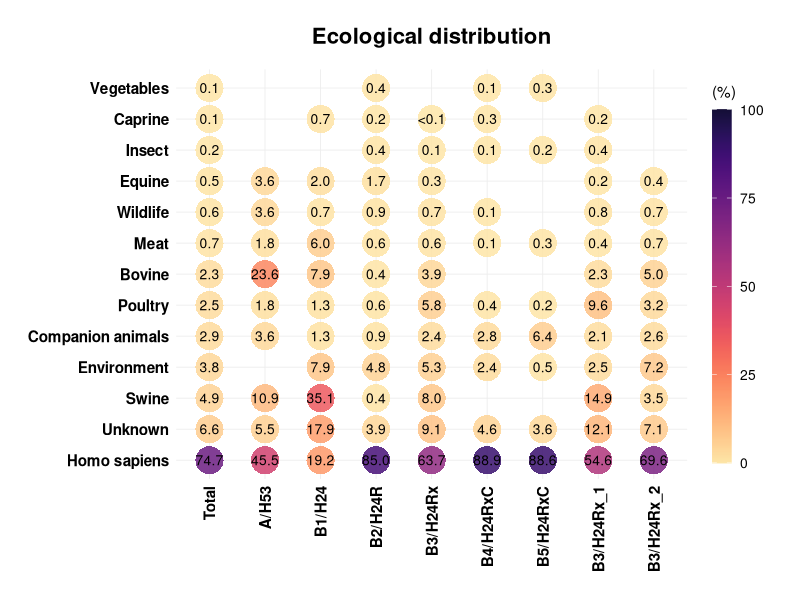

Write R code to recreate this figure.
# Dot Heatmap of Ecological Distribution
#
# Purpose: Generate a dot-based heatmap to visualize the ecological distribution of different genotypes across host sources. Circle color represents percentage values, while circle size is kept constant for clarity.
#
# Dependencies:
#   - tidyverse
#   - ggplot2
#   - viridis
#   - RColorBrewer
#   - scales
#
# Input:
#   - "Heatmap_data.csv" with columns:
#       Type        (genotype / clone category)
#       Source      (host or ecological source)
#       Percentage  (percentage value, 0–100)
#
# =========================================================
# 1. Load required packages
# =========================================================
required_packages <- c("tidyverse", "ggplot2", "viridis", "RColorBrewer", "scales")
new_packages <- required_packages[
  !required_packages %in% installed.packages()[, "Package"]
]

if (length(new_packages)) {
  install.packages(new_packages)
}

library(tidyverse)
library(ggplot2)
library(viridis)
library(RColorBrewer)
library(scales)

# =========================================================
# 2. Data preparation
# =========================================================
# Read input data
data <- read.csv("Heatmap_data.csv", stringsAsFactors = FALSE)

# Process data (retain Total category)
heatmap_data <- data %>%
  mutate(
    # Percentage column is already scaled from 0 to 100
    Percent = Percentage,
    
    # Define genotype order (Total placed first)
    Type = factor(
      Type,
      levels = c(
        "Total", "A/H53", "B1/H24", "B2/H24R",
        "B3/H24Rx", "B4/H24RxC", "B5/H24RxC",
        "B3/H24Rx_1", "B3/H24Rx_2"
      )
    ),
    
    # Convert source to factor (ordering defined below)
    Source = factor(Source)
  )

# =========================================================
# 3. Reorder sources based on Total percentage
# =========================================================
# Determine source order by descending Total percentage
total_order <- heatmap_data %>%
  filter(Type == "Total") %>%
  arrange(desc(Percent)) %>%
  pull(Source)

# Apply source ordering
heatmap_data$Source <- factor(heatmap_data$Source, levels = total_order)

# Inspect data range and structure
cat("Data dimensions:", dim(heatmap_data), "\n")
cat("Genotype levels:", levels(heatmap_data$Type), "\n")
cat("Number of sources:", length(levels(heatmap_data$Source)), "\n")
cat(
  "Percentage range:",
  sprintf(
    "%.2f%% to %.2f%%",
    min(heatmap_data$Percent, na.rm = TRUE),
    max(heatmap_data$Percent, na.rm = TRUE)
  ),
  "\n\n"
)

# =========================================================
# 4. Create dot heatmap
# =========================================================
p1 <- ggplot(heatmap_data, aes(x = Type, y = Source)) +
  # Draw circles with uniform size; color encodes percentage
  geom_point(
    aes(color = Percent),
    size = 9.5,
    shape = 19,
    alpha = 0.85,
    stroke = 0
  ) +
  
  # Add numeric labels inside circles
  geom_text(
    aes(
      label = ifelse(
        Percent >= 1,
        sprintf("%.1f", Percent),
        ifelse(
          Percent >= 0.1,
          sprintf("%.1f", Percent),
          ifelse(Percent > 0, "<0.1", "0.0")
        )
      )
    ),
    color = "black",
    size = 3.5
  ) +
  
  # Color scale using viridis (magma palette)
  scale_color_viridis(
    option = "magma",
    name = "(%)",
    limits = c(0, 100),
    direction = -1,   # High values brighter, low values darker
    begin = 0.1,
    end = 0.95,
    na.value = "black"
  ) +
  
  # Theme and layout
  theme_minimal(base_size = 12) +
  theme(
    axis.text.x = element_text(
      face = "bold",
      angle = 90,
      hjust = 1,
      vjust = 0.5,
      size = 11,
      color = "black"
    ),
    axis.text.y = element_text(
      face = "bold",
      size = 11,
      color = "black"
    ),
    axis.title = element_blank(),
    panel.grid.major = element_line(color = "gray93", linewidth = 0.3),
    panel.grid.minor = element_blank(),
    legend.position = "right",
    legend.key.height = unit(1.8, "cm"),
    legend.key.width = unit(0.5, "cm"),
    legend.title = element_text(size = 11, vjust = 0.8),
    legend.text = element_text(size = 10, color = "black"),
    plot.title = element_text(
      face = "bold",
      size = 16,
      hjust = 0.5,
      margin = margin(b = 15)
    ),
    plot.subtitle = element_text(
      size = 12,
      hjust = 0.5,
      color = "black",
      margin = margin(b = 10)
    ),
    plot.margin = margin(20, 20, 20, 20)
  ) +
  
  # Labels
  labs(
    title = "Ecological distribution"
  )

# Display plot
print(p1)
